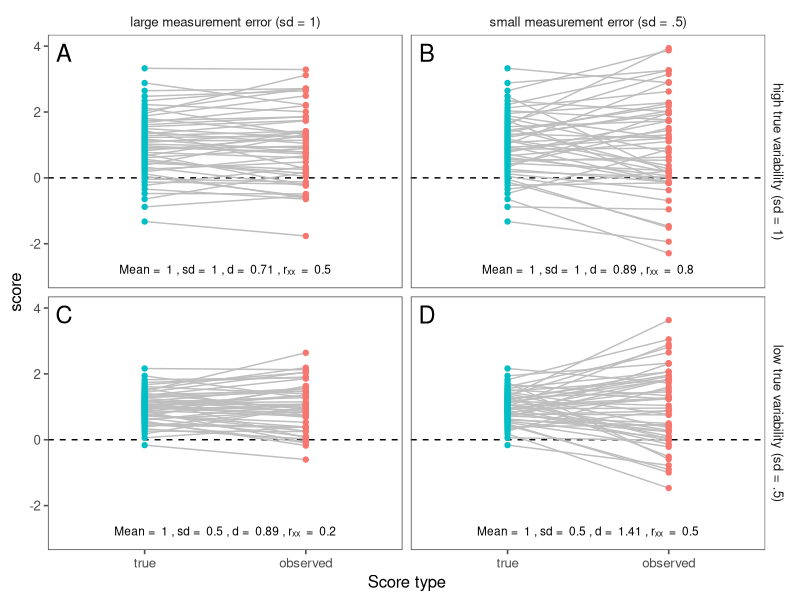

This figure's R source:
## ---- chunk 1

library(tidyverse)
library(pwr)
library(bayestestR)
library(ggthemes)

## ---- chunk 2

set.seed(100)
size = 50
sd_error_small = .5
sd_error_large = 1

# Use distribution_normal to get a distribution that is as close as possible to canonical normal distribution

# Distribute the errors

meas_err_small <- sample(distribution_normal(size, mean = 0, sd = sd_error_small)) # sd = .5 variance = .25)
meas_err_large <- sample(distribution_normal(size, mean = 0, sd = sd_error_large)) # sd = 1, variance = 1)

# Distribute the true scores

true_large_stable <- as.data.frame(distribution_normal(size, mean = 1, sd = .5)) %>% mutate(true_mean = 1, true_sd = .5) %>% rename("score_true" = `distribution_normal(size, mean = 1, sd = 0.5)`)
true_large_variable <- as.data.frame(distribution_normal(size, mean = 1, sd = 1)) %>% mutate(true_mean = 1, true_sd = 1) %>% rename("score_true" = `distribution_normal(size, mean = 1, sd = 1)`)
true_small_stable <- as.data.frame(distribution_normal(size, mean = .5, sd = .5)) %>% mutate(true_mean = .5, true_sd = .5) %>% rename("score_true" = `distribution_normal(size, mean = 0.5, sd = 0.5)`)
true_small_variable <- as.data.frame(distribution_normal(size, mean = .5, sd = 1)) %>% mutate(true_mean = .5, true_sd = 1) %>% rename("score_true" = `distribution_normal(size, mean = 0.5, sd = 1)`)

# Combine all combinations of means and true sds into one dataframe

true_scores <- rbind(true_large_stable, true_large_variable, true_small_stable, true_small_variable) %>%
  mutate(true_d = true_mean/true_sd) %>%
  mutate(true_variability =
           case_when(true_sd == 1 ~ "high",
                     true_sd == .5 ~ "low")) %>%
  mutate(id = row_number())

# Add measurement error to datasets

with_large_errors <- true_scores %>%
  mutate(score_observed = score_true + rep(meas_err_small, 4)) %>%
  mutate(error = "large") %>%
  mutate(error_sd = 1)

with_small_errors <- true_scores %>%
  mutate(score_observed = score_true + rep(meas_err_large, 4)) %>%
  mutate(error = "small") %>%
  mutate(error_sd = .5)

# Combine datasets with small and large errors, pivot to long format

sim_data <- rbind(with_small_errors, with_large_errors) %>%
  pivot_longer(names_to = "score_type", values_to = "score", cols = c("score_true", "score_observed"), names_prefix = "score_") %>%
  mutate(panel = case_when(
    error_sd == 1 & true_sd == 1 ~ "A",
    error_sd == .5 & true_sd == 1 ~ "B",
    error_sd == 1 & true_sd == .5 ~ "C",
    error_sd == .5 & true_sd == .5 ~ "D"
  ))




## ---- chunk 3

# Observed Cohen's d

sim_data_summary <- sim_data %>%
    group_by(score_type, true_variability, error_sd, true_sd, true_mean, true_d, panel, error) %>%
  summarize(obs_mean = mean(score), obs_sd = sd(score), sample_d = obs_mean/obs_sd) %>%
  mutate(total_var = error_sd^2 + true_sd^2) %>%
  mutate(total_sd = sqrt(total_var)) %>%
  mutate(d = true_mean/total_sd) %>%
  mutate(r = true_sd^2/total_var)

sim_data_m1 <- sim_data_summary %>%
  filter(score_type == "true") %>%
  filter(true_mean == 1)


## ---- chunk 4


true_variability_labs <- c("high true variability (sd = 1)", "low true variability (sd = .5)")
names(true_variability_labs) <- c("high", "low")

error_labs <- c("large measurement error (sd = 1)", "small measurement error (sd = .5)")
names(error_labs) <- c("large", "small")


sim_plot_m1 <- sim_data %>%
  filter(true_mean == 1) %>%
  ggplot() +
  geom_hline(yintercept = 0, lty = "dashed") +
  geom_line(aes(group = id, x = fct_rev(score_type), y = score), color = "grey") +
  geom_point(aes(x = fct_rev(score_type), y = score, color = score_type)) +
  facet_grid(true_variability ~ error, labeller=labeller(true_variability = true_variability_labs, error = error_labs)) +
    theme_few() +
  scale_x_discrete("Score type") +
  ylim(-3, 4) +
  theme(legend.position = "none", text = element_text(size=12)) +
  geom_label(data = sim_data_m1, x = .5, y = 3.8, size = 6, alpha = 0,  label.size = NA, aes(label = panel)) +
  geom_label(data = sim_data_m1,
             x = 1.5,
             y = -3, 
             label.size = NA, 
             label.padding = unit(.1, "lines"), 
             alpha = 0, 
             vjust = "bottom", 
             size = 3,
             aes(label = (paste("Mean = ", true_mean, ", sd = ", round(true_sd, 2), ", d = ", round(d, 2), ", r\u2093\u2093  = ", round(r, 2))))) # To get subscripts, use unicode
              

ggsave("reliability_plot_m1.png", width = 8.5, height = 5, units = "in", dpi = 300)



## ---- chunk 5

# Compute necessary sample sizes at different levels of Cohen's d (Table 1)

# d = .2, n = 393

pwr.t.test(d = .2, power = .8)

# d = .4, n = 99

pwr.t.test(d = .4, power = .8)

# d = .6, n = 45

pwr.t.test(d = .6, power = .8)

# d = .8, n = 26

pwr.t.test(d = .8, power = .8)

#d = 1, n = 17

pwr.t.test(d = 1, power = .8)


## ---- chunk 6
# Table 2 - Measurement reliability, true r, observable r, n for power = .8

# Create function for spearman-brown formula
spearman_brown <- function(r_true, rxx, ryy) {
 r_obs <-  r_true*sqrt(rxx*ryy)
    return(r_obs)
}

# Create dataframe for observable r's
rxx <- c(1, 1, .6, .6, .2, .2)
true_r <- c(.7, .3, .7, .3, .7, .3)

reliability <- data.frame(rxx, true_r) %>%
  mutate(r_obs = spearman_brown(true_r, rxx, rxx))

# Compute necessary samples one at a time since I can't figure out how to get this in a tidy format

# r = .7, n = 13

pwr.r.test(r = .7, power = .8)

# r = .3, n = 84

pwr.r.test(r = .3, power = .8)

# r = .42, n = 41

pwr.r.test(r = .42, power = .8)

# r = .18, n = 239

pwr.r.test(r = .18, power = .8 )

# r = .14, n = 397

pwr.r.test(r = .14, power = .8)

# r = .06, n = 2177

pwr.r.test(r = .06, power = .8)
